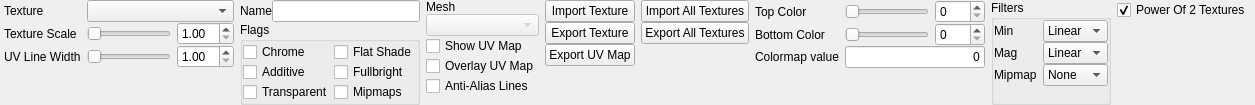
<?xml version="1.0" encoding="UTF-8"?>
<ui version="4.0">
 <class>ui::assets::studiomodel::TexturesPanel</class>
 <widget class="QWidget" name="ui::assets::studiomodel::TexturesPanel">
  <property name="geometry">
   <rect>
    <x>0</x>
    <y>0</y>
    <width>1079</width>
    <height>90</height>
   </rect>
  </property>
  <property name="windowTitle">
   <string>Form</string>
  </property>
  <layout class="QHBoxLayout" name="horizontalLayout_2">
   <property name="sizeConstraint">
    <enum>QLayout::SetFixedSize</enum>
   </property>
   <property name="leftMargin">
    <number>4</number>
   </property>
   <property name="topMargin">
    <number>0</number>
   </property>
   <property name="rightMargin">
    <number>4</number>
   </property>
   <property name="bottomMargin">
    <number>0</number>
   </property>
   <item>
    <widget class="QWidget" name="TexturesWidget" native="true">
     <property name="sizePolicy">
      <sizepolicy hsizetype="Preferred" vsizetype="Preferred">
       <horstretch>0</horstretch>
       <verstretch>0</verstretch>
      </sizepolicy>
     </property>
     <property name="minimumSize">
      <size>
       <width>0</width>
       <height>0</height>
      </size>
     </property>
     <property name="maximumSize">
      <size>
       <width>16777215</width>
       <height>16777215</height>
      </size>
     </property>
     <layout class="QGridLayout" name="gridLayout">
      <property name="sizeConstraint">
       <enum>QLayout::SetDefaultConstraint</enum>
      </property>
      <property name="leftMargin">
       <number>0</number>
      </property>
      <property name="topMargin">
       <number>0</number>
      </property>
      <property name="rightMargin">
       <number>0</number>
      </property>
      <property name="bottomMargin">
       <number>0</number>
      </property>
      <property name="verticalSpacing">
       <number>0</number>
      </property>
      <item row="3" column="3">
       <widget class="QDoubleSpinBox" name="ScaleTextureViewSpinner">
        <property name="minimum">
         <double>1.000000000000000</double>
        </property>
        <property name="maximum">
         <double>20.000000000000000</double>
        </property>
       </widget>
      </item>
      <item row="5" column="1" colspan="3">
       <spacer name="verticalSpacer">
        <property name="orientation">
         <enum>Qt::Vertical</enum>
        </property>
        <property name="sizeHint" stdset="0">
         <size>
          <width>20</width>
          <height>0</height>
         </size>
        </property>
       </spacer>
      </item>
      <item row="4" column="3">
       <widget class="QDoubleSpinBox" name="UVLineWidthSpinner">
        <property name="minimum">
         <double>1.000000000000000</double>
        </property>
        <property name="maximum">
         <double>10.000000000000000</double>
        </property>
       </widget>
      </item>
      <item row="0" column="1">
       <widget class="QLabel" name="label_6">
        <property name="text">
         <string>Texture</string>
        </property>
       </widget>
      </item>
      <item row="4" column="1">
       <widget class="QLabel" name="label_2">
        <property name="text">
         <string>UV Line Width</string>
        </property>
       </widget>
      </item>
      <item row="3" column="1">
       <widget class="QLabel" name="label">
        <property name="text">
         <string>Texture Scale</string>
        </property>
       </widget>
      </item>
      <item row="4" column="2">
       <widget class="QSlider" name="UVLineWidthSlider">
        <property name="minimum">
         <number>1</number>
        </property>
        <property name="maximum">
         <number>20</number>
        </property>
        <property name="orientation">
         <enum>Qt::Horizontal</enum>
        </property>
       </widget>
      </item>
      <item row="3" column="2">
       <widget class="QSlider" name="ScaleTextureViewSlider">
        <property name="sizePolicy">
         <sizepolicy hsizetype="Preferred" vsizetype="Fixed">
          <horstretch>0</horstretch>
          <verstretch>0</verstretch>
         </sizepolicy>
        </property>
        <property name="minimumSize">
         <size>
          <width>0</width>
          <height>0</height>
         </size>
        </property>
        <property name="maximumSize">
         <size>
          <width>16777215</width>
          <height>16777215</height>
         </size>
        </property>
        <property name="minimum">
         <number>1</number>
        </property>
        <property name="maximum">
         <number>20</number>
        </property>
        <property name="orientation">
         <enum>Qt::Horizontal</enum>
        </property>
       </widget>
      </item>
      <item row="0" column="2" colspan="2">
       <widget class="QComboBox" name="Textures">
        <property name="sizePolicy">
         <sizepolicy hsizetype="Preferred" vsizetype="Fixed">
          <horstretch>0</horstretch>
          <verstretch>0</verstretch>
         </sizepolicy>
        </property>
        <property name="minimumSize">
         <size>
          <width>100</width>
          <height>0</height>
         </size>
        </property>
        <property name="maximumSize">
         <size>
          <width>16777215</width>
          <height>16777215</height>
         </size>
        </property>
       </widget>
      </item>
     </layout>
    </widget>
   </item>
   <item>
    <layout class="QGridLayout" name="gridLayout_3">
     <property name="verticalSpacing">
      <number>0</number>
     </property>
     <item row="0" column="0" colspan="2">
      <layout class="QHBoxLayout" name="horizontalLayout">
       <property name="topMargin">
        <number>0</number>
       </property>
       <item>
        <widget class="QLabel" name="label_9">
         <property name="sizePolicy">
          <sizepolicy hsizetype="Fixed" vsizetype="Preferred">
           <horstretch>0</horstretch>
           <verstretch>0</verstretch>
          </sizepolicy>
         </property>
         <property name="text">
          <string>Name</string>
         </property>
        </widget>
       </item>
       <item>
        <widget class="QLineEdit" name="TextureName">
         <property name="sizePolicy">
          <sizepolicy hsizetype="Preferred" vsizetype="Fixed">
           <horstretch>0</horstretch>
           <verstretch>0</verstretch>
          </sizepolicy>
         </property>
         <property name="minimumSize">
          <size>
           <width>100</width>
           <height>0</height>
          </size>
         </property>
         <property name="maximumSize">
          <size>
           <width>16777215</width>
           <height>16777215</height>
          </size>
         </property>
        </widget>
       </item>
      </layout>
     </item>
     <item row="1" column="0" colspan="2">
      <widget class="QGroupBox" name="groupBox_2">
       <property name="title">
        <string>Flags</string>
       </property>
       <property name="flat">
        <bool>true</bool>
       </property>
       <layout class="QGridLayout" name="gridLayout_2">
        <property name="leftMargin">
         <number>0</number>
        </property>
        <property name="topMargin">
         <number>0</number>
        </property>
        <property name="rightMargin">
         <number>0</number>
        </property>
        <property name="bottomMargin">
         <number>0</number>
        </property>
        <property name="spacing">
         <number>0</number>
        </property>
        <item row="2" column="0">
         <widget class="QCheckBox" name="Transparent">
          <property name="text">
           <string>Transparent</string>
          </property>
         </widget>
        </item>
        <item row="0" column="0">
         <widget class="QCheckBox" name="Chrome">
          <property name="text">
           <string>Chrome</string>
          </property>
         </widget>
        </item>
        <item row="1" column="0">
         <widget class="QCheckBox" name="Additive">
          <property name="text">
           <string>Additive</string>
          </property>
         </widget>
        </item>
        <item row="0" column="1">
         <widget class="QCheckBox" name="FlatShade">
          <property name="text">
           <string>Flat Shade</string>
          </property>
         </widget>
        </item>
        <item row="1" column="1">
         <widget class="QCheckBox" name="Fullbright">
          <property name="text">
           <string>Fullbright</string>
          </property>
         </widget>
        </item>
        <item row="2" column="1">
         <widget class="QCheckBox" name="Mipmaps">
          <property name="text">
           <string>Mipmaps</string>
          </property>
         </widget>
        </item>
       </layout>
      </widget>
     </item>
     <item row="2" column="0" colspan="2">
      <spacer name="verticalSpacer_2">
       <property name="orientation">
        <enum>Qt::Vertical</enum>
       </property>
       <property name="sizeHint" stdset="0">
        <size>
         <width>20</width>
         <height>0</height>
        </size>
       </property>
      </spacer>
     </item>
    </layout>
   </item>
   <item>
    <layout class="QVBoxLayout" name="verticalLayout">
     <property name="spacing">
      <number>0</number>
     </property>
     <property name="leftMargin">
      <number>0</number>
     </property>
     <item>
      <widget class="QLabel" name="label_7">
       <property name="text">
        <string>Mesh</string>
       </property>
      </widget>
     </item>
     <item>
      <widget class="QComboBox" name="Meshes">
       <property name="enabled">
        <bool>false</bool>
       </property>
       <property name="sizePolicy">
        <sizepolicy hsizetype="Preferred" vsizetype="Fixed">
         <horstretch>0</horstretch>
         <verstretch>0</verstretch>
        </sizepolicy>
       </property>
       <property name="minimumSize">
        <size>
         <width>100</width>
         <height>0</height>
        </size>
       </property>
       <property name="maximumSize">
        <size>
         <width>16777215</width>
         <height>16777215</height>
        </size>
       </property>
      </widget>
     </item>
     <item>
      <widget class="QCheckBox" name="ShowUVMap">
       <property name="text">
        <string>Show UV Map</string>
       </property>
      </widget>
     </item>
     <item>
      <widget class="QCheckBox" name="OverlayUVMap">
       <property name="text">
        <string>Overlay UV Map</string>
       </property>
      </widget>
     </item>
     <item>
      <widget class="QCheckBox" name="AntiAliasLines">
       <property name="text">
        <string>Anti-Alias Lines</string>
       </property>
      </widget>
     </item>
     <item>
      <spacer name="verticalSpacer_3">
       <property name="orientation">
        <enum>Qt::Vertical</enum>
       </property>
       <property name="sizeHint" stdset="0">
        <size>
         <width>20</width>
         <height>0</height>
        </size>
       </property>
      </spacer>
     </item>
    </layout>
   </item>
   <item>
    <layout class="QGridLayout" name="gridLayout_4">
     <property name="verticalSpacing">
      <number>0</number>
     </property>
     <item row="0" column="1">
      <widget class="QPushButton" name="ImportTexture">
       <property name="text">
        <string>Import Texture</string>
       </property>
      </widget>
     </item>
     <item row="2" column="1">
      <widget class="QPushButton" name="ExportUVMap">
       <property name="text">
        <string>Export UV Map</string>
       </property>
      </widget>
     </item>
     <item row="1" column="1">
      <widget class="QPushButton" name="ExportTexture">
       <property name="text">
        <string>Export Texture</string>
       </property>
      </widget>
     </item>
     <item row="3" column="1" colspan="2">
      <spacer name="verticalSpacer_6">
       <property name="orientation">
        <enum>Qt::Vertical</enum>
       </property>
       <property name="sizeHint" stdset="0">
        <size>
         <width>20</width>
         <height>0</height>
        </size>
       </property>
      </spacer>
     </item>
     <item row="0" column="2">
      <widget class="QPushButton" name="ImportAllTextures">
       <property name="text">
        <string>Import All Textures</string>
       </property>
      </widget>
     </item>
     <item row="1" column="2">
      <widget class="QPushButton" name="ExportAllTextures">
       <property name="text">
        <string>Export All Textures</string>
       </property>
      </widget>
     </item>
    </layout>
   </item>
   <item>
    <layout class="QGridLayout" name="gridLayout_5">
     <property name="verticalSpacing">
      <number>0</number>
     </property>
     <item row="0" column="0">
      <widget class="QLabel" name="label_3">
       <property name="sizePolicy">
        <sizepolicy hsizetype="Fixed" vsizetype="Preferred">
         <horstretch>0</horstretch>
         <verstretch>0</verstretch>
        </sizepolicy>
       </property>
       <property name="text">
        <string>Top Color</string>
       </property>
      </widget>
     </item>
     <item row="1" column="0">
      <widget class="QLabel" name="label_4">
       <property name="sizePolicy">
        <sizepolicy hsizetype="Fixed" vsizetype="Preferred">
         <horstretch>0</horstretch>
         <verstretch>0</verstretch>
        </sizepolicy>
       </property>
       <property name="text">
        <string>Bottom Color</string>
       </property>
      </widget>
     </item>
     <item row="1" column="2">
      <widget class="QSpinBox" name="BottomColorSpinner">
       <property name="sizePolicy">
        <sizepolicy hsizetype="Fixed" vsizetype="Fixed">
         <horstretch>0</horstretch>
         <verstretch>0</verstretch>
        </sizepolicy>
       </property>
       <property name="minimumSize">
        <size>
         <width>50</width>
         <height>0</height>
        </size>
       </property>
       <property name="maximumSize">
        <size>
         <width>50</width>
         <height>16777215</height>
        </size>
       </property>
       <property name="maximum">
        <number>255</number>
       </property>
      </widget>
     </item>
     <item row="3" column="0" colspan="3">
      <spacer name="verticalSpacer_7">
       <property name="orientation">
        <enum>Qt::Vertical</enum>
       </property>
       <property name="sizeHint" stdset="0">
        <size>
         <width>20</width>
         <height>0</height>
        </size>
       </property>
      </spacer>
     </item>
     <item row="0" column="2">
      <widget class="QSpinBox" name="TopColorSpinner">
       <property name="sizePolicy">
        <sizepolicy hsizetype="Fixed" vsizetype="Fixed">
         <horstretch>0</horstretch>
         <verstretch>0</verstretch>
        </sizepolicy>
       </property>
       <property name="minimumSize">
        <size>
         <width>50</width>
         <height>0</height>
        </size>
       </property>
       <property name="maximumSize">
        <size>
         <width>50</width>
         <height>16777215</height>
        </size>
       </property>
       <property name="maximum">
        <number>255</number>
       </property>
      </widget>
     </item>
     <item row="2" column="0">
      <widget class="QLabel" name="label_5">
       <property name="sizePolicy">
        <sizepolicy hsizetype="Fixed" vsizetype="Preferred">
         <horstretch>0</horstretch>
         <verstretch>0</verstretch>
        </sizepolicy>
       </property>
       <property name="text">
        <string>Colormap value</string>
       </property>
      </widget>
     </item>
     <item row="0" column="1">
      <widget class="QSlider" name="TopColorSlider">
       <property name="sizePolicy">
        <sizepolicy hsizetype="Preferred" vsizetype="Fixed">
         <horstretch>0</horstretch>
         <verstretch>0</verstretch>
        </sizepolicy>
       </property>
       <property name="minimumSize">
        <size>
         <width>50</width>
         <height>0</height>
        </size>
       </property>
       <property name="maximumSize">
        <size>
         <width>16777215</width>
         <height>16777215</height>
        </size>
       </property>
       <property name="maximum">
        <number>255</number>
       </property>
       <property name="orientation">
        <enum>Qt::Horizontal</enum>
       </property>
      </widget>
     </item>
     <item row="1" column="1">
      <widget class="QSlider" name="BottomColorSlider">
       <property name="sizePolicy">
        <sizepolicy hsizetype="Preferred" vsizetype="Fixed">
         <horstretch>0</horstretch>
         <verstretch>0</verstretch>
        </sizepolicy>
       </property>
       <property name="minimumSize">
        <size>
         <width>50</width>
         <height>0</height>
        </size>
       </property>
       <property name="maximumSize">
        <size>
         <width>16777215</width>
         <height>16777215</height>
        </size>
       </property>
       <property name="maximum">
        <number>255</number>
       </property>
       <property name="orientation">
        <enum>Qt::Horizontal</enum>
       </property>
      </widget>
     </item>
     <item row="2" column="1" colspan="2">
      <widget class="QLineEdit" name="ColormapValue">
       <property name="sizePolicy">
        <sizepolicy hsizetype="Preferred" vsizetype="Fixed">
         <horstretch>0</horstretch>
         <verstretch>0</verstretch>
        </sizepolicy>
       </property>
       <property name="text">
        <string>0</string>
       </property>
       <property name="alignment">
        <set>Qt::AlignRight|Qt::AlignTrailing|Qt::AlignVCenter</set>
       </property>
       <property name="readOnly">
        <bool>true</bool>
       </property>
      </widget>
     </item>
    </layout>
   </item>
   <item>
    <widget class="QGroupBox" name="groupBox">
     <property name="title">
      <string>Filters</string>
     </property>
     <layout class="QGridLayout" name="gridLayout_7">
      <property name="leftMargin">
       <number>0</number>
      </property>
      <property name="topMargin">
       <number>0</number>
      </property>
      <property name="rightMargin">
       <number>0</number>
      </property>
      <property name="bottomMargin">
       <number>0</number>
      </property>
      <property name="verticalSpacing">
       <number>0</number>
      </property>
      <item row="0" column="0">
       <widget class="QLabel" name="label_10">
        <property name="sizePolicy">
         <sizepolicy hsizetype="Fixed" vsizetype="Preferred">
          <horstretch>0</horstretch>
          <verstretch>0</verstretch>
         </sizepolicy>
        </property>
        <property name="text">
         <string>Min</string>
        </property>
       </widget>
      </item>
      <item row="2" column="0">
       <widget class="QLabel" name="label_12">
        <property name="sizePolicy">
         <sizepolicy hsizetype="Fixed" vsizetype="Preferred">
          <horstretch>0</horstretch>
          <verstretch>0</verstretch>
         </sizepolicy>
        </property>
        <property name="text">
         <string>Mipmap</string>
        </property>
       </widget>
      </item>
      <item row="1" column="0">
       <widget class="QLabel" name="label_11">
        <property name="sizePolicy">
         <sizepolicy hsizetype="Fixed" vsizetype="Preferred">
          <horstretch>0</horstretch>
          <verstretch>0</verstretch>
         </sizepolicy>
        </property>
        <property name="text">
         <string>Mag</string>
        </property>
       </widget>
      </item>
      <item row="3" column="0" colspan="2">
       <spacer name="verticalSpacer_5">
        <property name="orientation">
         <enum>Qt::Vertical</enum>
        </property>
        <property name="sizeHint" stdset="0">
         <size>
          <width>20</width>
          <height>0</height>
         </size>
        </property>
       </spacer>
      </item>
      <item row="0" column="1">
       <widget class="QComboBox" name="MinFilter">
        <property name="currentIndex">
         <number>1</number>
        </property>
        <item>
         <property name="text">
          <string>Point</string>
         </property>
        </item>
        <item>
         <property name="text">
          <string>Linear</string>
         </property>
        </item>
       </widget>
      </item>
      <item row="1" column="1">
       <widget class="QComboBox" name="MagFilter">
        <property name="currentIndex">
         <number>1</number>
        </property>
        <item>
         <property name="text">
          <string>Point</string>
         </property>
        </item>
        <item>
         <property name="text">
          <string>Linear</string>
         </property>
        </item>
       </widget>
      </item>
      <item row="2" column="1">
       <widget class="QComboBox" name="MipmapFilter">
        <item>
         <property name="text">
          <string>None</string>
         </property>
        </item>
        <item>
         <property name="text">
          <string>Point</string>
         </property>
        </item>
        <item>
         <property name="text">
          <string>Linear</string>
         </property>
        </item>
       </widget>
      </item>
     </layout>
    </widget>
   </item>
   <item>
    <layout class="QGridLayout" name="gridLayout_6">
     <property name="rightMargin">
      <number>0</number>
     </property>
     <property name="verticalSpacing">
      <number>0</number>
     </property>
     <item row="1" column="0">
      <spacer name="verticalSpacer_4">
       <property name="orientation">
        <enum>Qt::Vertical</enum>
       </property>
       <property name="sizeHint" stdset="0">
        <size>
         <width>20</width>
         <height>0</height>
        </size>
       </property>
      </spacer>
     </item>
     <item row="0" column="0">
      <widget class="QCheckBox" name="PowerOf2Textures">
       <property name="text">
        <string>Power Of 2 Textures</string>
       </property>
       <property name="checked">
        <bool>true</bool>
       </property>
      </widget>
     </item>
    </layout>
   </item>
  </layout>
 </widget>
 <resources/>
 <connections/>
</ui>
